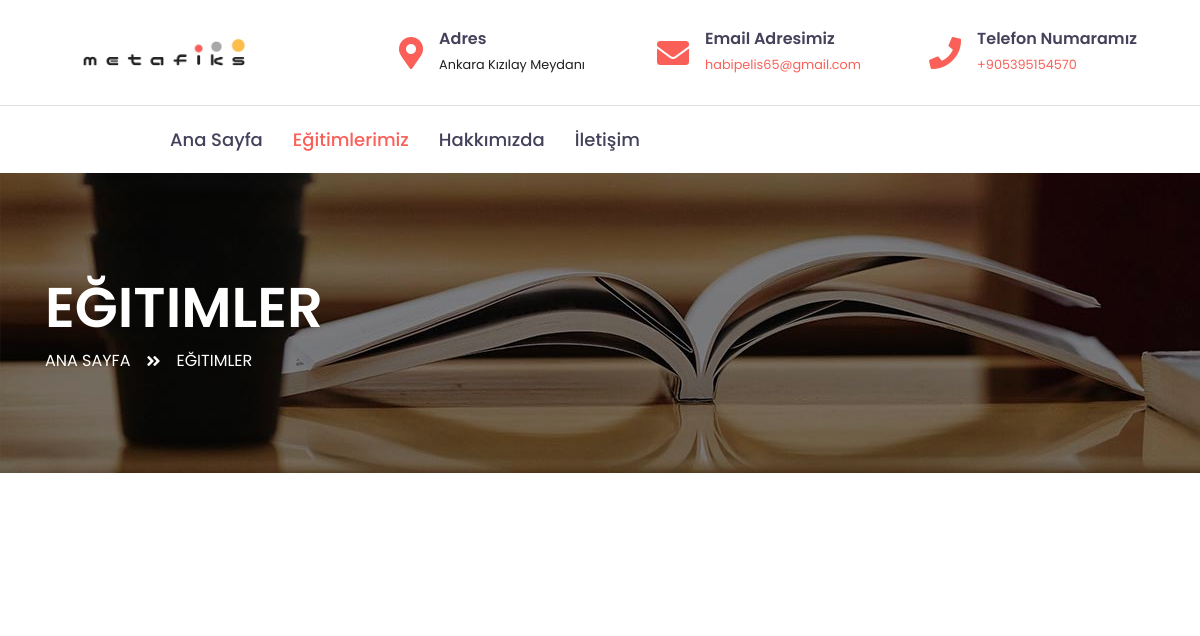
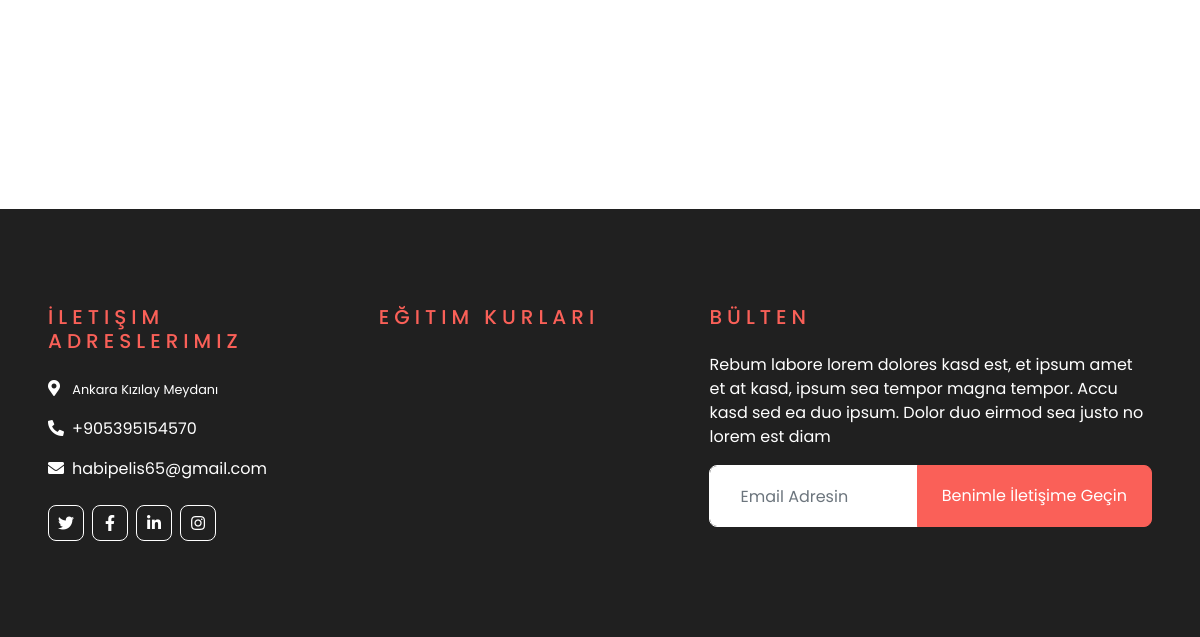
/egitimdetay/2, run on an earlier commit of the app's database (2 pictures, top to bottom).
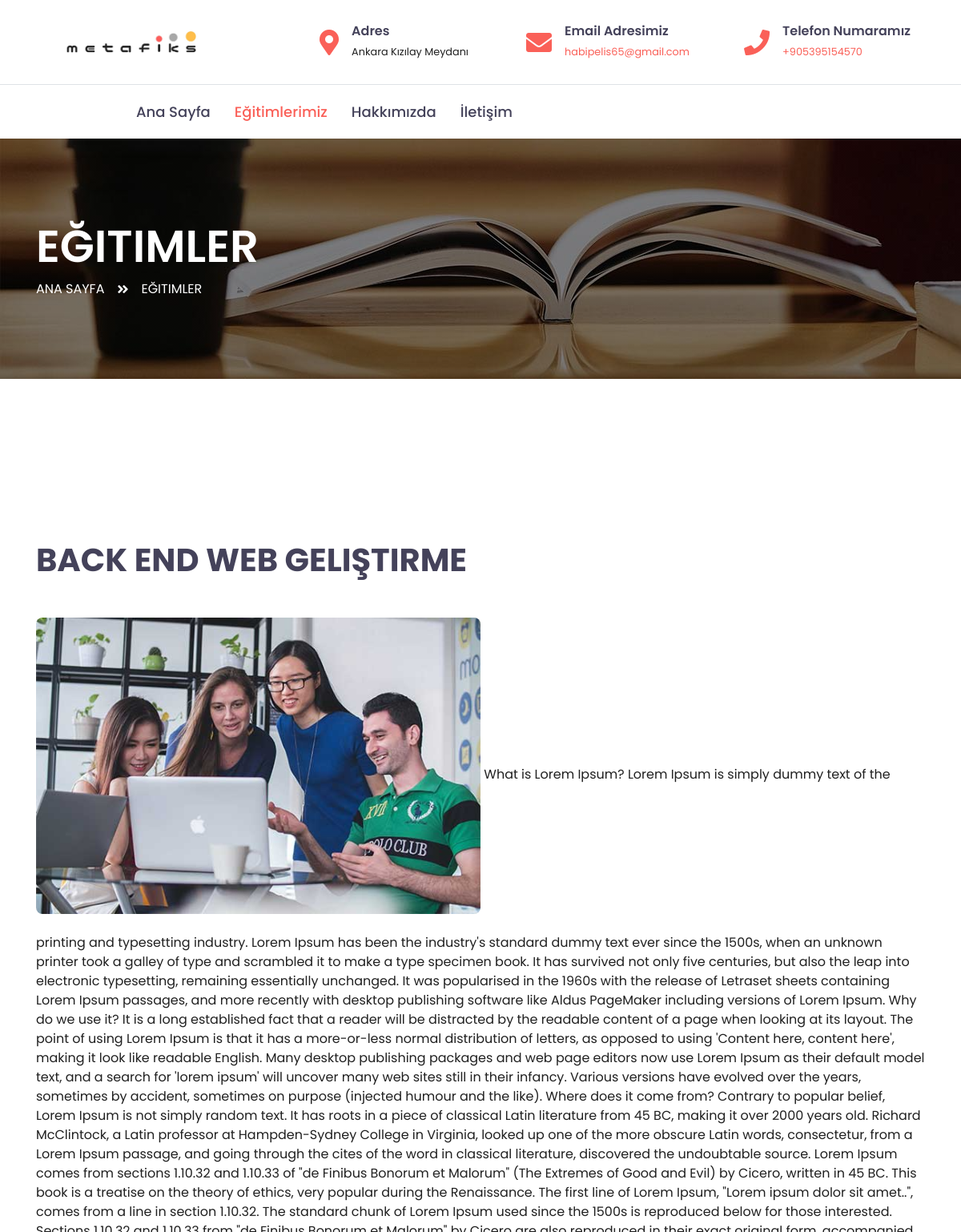
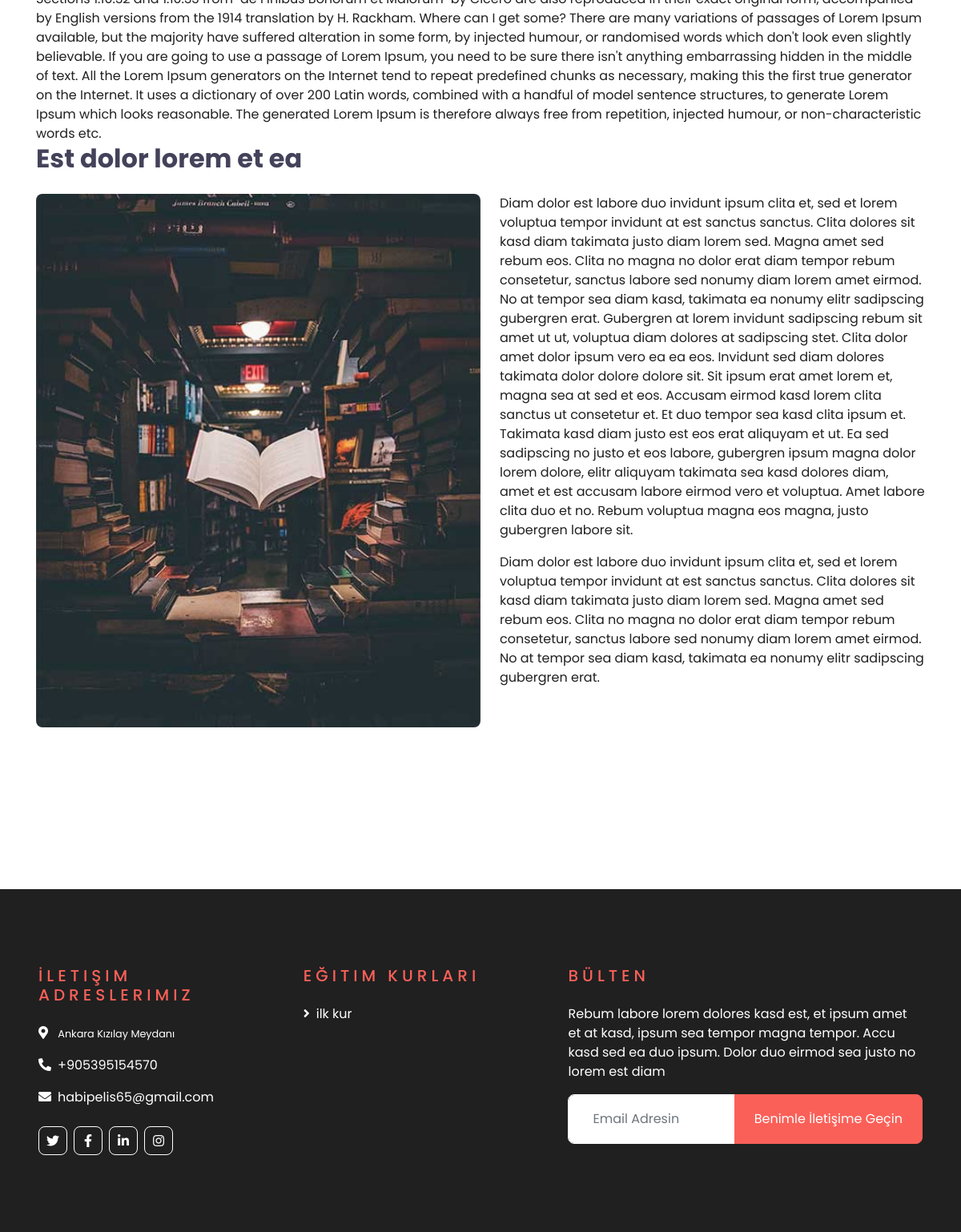
And on a later commit of the database (2 pictures, top to bottom).
### anasayfa/models.py (models this page shows)
class sayfa_logosu(models.Model):
    sayfa_logo = models.FileField(upload_to='logo/',blank = True,null = True,verbose_name="Sayfaya Logo Ekleyin")

class adres(models.Model):
    sirket_adresi = models.CharField(max_length=200)

class email_adres(models.Model):
    sirket_email_adresi = models.EmailField(max_length=200)

class numara(models.Model):
    sirket_numarasi = models.CharField(max_length=11)

### egitimler/models.py (models this page shows, shortened)
class egitimler(models.Model):
    STATUS = (
        ('True', 'Evet'),
        ('False', 'Hayır'),
    )
    kapak_image=models.ImageField(upload_to='images/',null=True)
    category = models.ForeignKey(kategoriler, on_delete=models.CASCADE)
    isim = models.CharField(max_length=150)
    link = models.CharField(max_length=100 , null="True")
    odeme_linki = models.CharField(max_length=255 , null="True")
    keywords = models.CharField(max_length=255)
    aciklama_kart1 = models.CharField(max_length=100)
    aciklama_kart2 = models.CharField(max_length=100)
    aciklama_kart3 = models.CharField(max_length=100)
    aciklama_kart4 = models.CharField(max_length=100)
    aciklama_kart5 = models.CharField(max_length=100)
    egitim_gunleri = models.CharField(max_length=250)
    image=models.ImageField(upload_to='images/',null=False)
    fiyat = models.DecimalField(max_digits=12, decimal_places=2,default=0)
    kontejan=models.IntegerField(default=0)
    urun_sag_metin=RichTextField()
    Durum=models.CharField(max_length=10,choices=STATUS)
    create_at=models.DateTimeField(auto_now_add=True)
    toplam_egitim_saati =models.CharField(max_length=50)
    egitim_tarihi=models.DateTimeField()
    egitim_bitis_tarihi = models.DateTimeField()
    urun_aciklama=RichTextField()
    urun_mufredat=RichTextField()
    urun_tarih_ucret=RichTextField()
    urun_sertifikalar=RichTextField()

class kurlar(models.Model):
    kur_Adi = models.CharField(max_length= 100)

### anasayfa/views.py (the view)
# urls.py: path('egitimdetay/<int:id>',anasayfa.tekli_secimi,name="tekli_secimi"),
def tekli_secimi(request,id):
    kurlarrim = kurlar.objects.all()
    kur = kurlar_secimi.objects.filter(kur_Adi = id).order_by("egitim_tarihi")
    egitim = egit.objects.filter(id = id)
    content = {"adresler":adresler,"email_adresi":email_adresi,
    "logo":logo,"numara":numaras,"facebook":facebook,"insta":insta,"egitim":egitim,
    "twit":twit,"linkdin":linkdin,"egitimleri":egitimleri,"kurlarrim":kurlarrim,"kur":kur}
    return render(request,"egitimler_temps/single.html",content)

### templates/egitimler_temps/single.html (shortened to what this page needs)
{% extends "leyout.html" %}
{% block footer %}
{% include "includes/footer.html" %}
{% endblock footer %}
{% block header %}
    <div class="container-fluid">
        <div class="row border-top px-xl-5">
            <div class="col-lg-1 d-none d-lg-block">
            </div>
            <div class="col-lg-8">
                <nav class="navbar navbar-expand-lg bg-light navbar-light py-3 py-lg-0 px-0">
                    <div class="collapse navbar-collapse justify-content-between" id="navbarCollapse">
                        <div class="navbar-nav py-0">
                            <a href="/" class="nav-item nav-link ">Ana Sayfa</a>
                            <a href="/egitimler/" class="nav-item nav-link active">Eğitimlerimiz</a>
                            <a href="/hakkimizda/" class="nav-item nav-link ">Hakkımızda</a>
                            <a href="/iletisim/" class="nav-item nav-link">İletişim</a>
                        </div>
                    </div>
                </nav>
            </div>
        </div>
    </div>
    <div class="container-fluid page-header" style="margin-bottom: 90px;">
        <div class="container">
            <div class="d-flex flex-column justify-content-center" style="min-height: 300px">
                <h3 class="display-4 text-white text-uppercase">Eğitimler</h3>
                <div class="d-inline-flex text-white">
                    <p class="m-0 text-uppercase"><a class="text-white" href="/">Ana Sayfa</a></p>
                    <i class="fa fa-angle-double-right pt-1 px-3"></i>
                    <p class="m-0 text-uppercase">Eğitimler</p>
                </div>
            </div>
        </div>
    </div>
{% endblock header %}
{% block sidebar %}
    <div class="container-fluid py-5">
        <div class="container py-5">
            <div class="row">
                <div class="col-lg-12">
                {% for i in egitim %}
                    <div class="mb-5">
                        <h1 class="mb-5">{{i.isim}}</h1>
                        <img class="img-fluid rounded w-50 mb-4"  src="{{i.image.url}}" alt="{{i.isim}}">
                            {{i.urun_aciklama|safe}}
                        <h2 class="mb-4">Est dolor lorem et ea</h2>
                        <img class="img-fluid rounded w-50 float-left mr-4 mb-3" src="img/blog-1.jpg" alt="Image">
                        <p>Diam dolor est labore duo invidunt ipsum clita et, sed et lorem voluptua tempor invidunt at
                            est sanctus sanctus. Clita dolores sit kasd diam takimata justo diam lorem sed. Magna amet
                            sed rebum eos. Clita no magna no dolor erat diam tempor rebum consetetur, sanctus labore sed
                            nonumy diam lorem amet eirmod. No at tempor sea diam kasd, takimata ea nonumy elitr
                            sadipscing gubergren erat. Gubergren at lorem invidunt sadipscing rebum sit amet ut ut,
                            voluptua diam dolores at sadipscing stet. Clita dolor amet dolor ipsum vero ea ea eos.
                            Invidunt sed diam dolores takimata dolor dolore dolore sit. Sit ipsum erat amet lorem et,
                            magna sea at sed et eos. Accusam eirmod kasd lorem clita sanctus ut consetetur et. Et duo
                            tempor sea kasd clita ipsum et. Takimata kasd diam justo est eos erat aliquyam et ut. Ea sed
                            sadipscing no justo et eos labore, gubergren ipsum magna dolor lorem dolore, elitr aliquyam
                            takimata sea kasd dolores diam, amet et est accusam labore eirmod vero et voluptua. Amet
                            labore clita duo et no. Rebum voluptua magna eos magna, justo gubergren labore sit.</p>
                        <p>Diam dolor est labore duo invidunt ipsum clita et, sed et lorem voluptua tempor invidunt at
                            est sanctus sanctus. Clita dolores sit kasd diam takimata justo diam lorem sed. Magna amet
                            sed rebum eos. Clita no magna no dolor erat diam tempor rebum consetetur, sanctus labore sed
                            nonumy diam lorem amet eirmod. No at tempor sea diam kasd, takimata ea nonumy elitr
                            sadipscing gubergren erat.</p>
                    </div>
                 {% endfor %}
                </div>
            </div>
        </div>
    </div>
{% endblock sidebar %}

### templates/leyout.html (shortened to what this page needs)
{% load static  %}
<!DOCTYPE html>
<html lang="en">
<head>
    <link href="https://cdnjs.cloudflare.com/ajax/libs/font-awesome/5.10.0/css/all.min.css" rel="stylesheet">
    <link href="lib/owlcarousel/assets/owl.carousel.min.css" rel="stylesheet">
    <link href="{% static 'css/style.css' %}" rel="stylesheet">
</head>
<body>
    <div class="container-fluid d-none d-lg-block">
        <div class="row align-items-center py-4 px-xl-5">
            <div class="col-lg-3">
                <a href="" class="text-decoration-none">
                    <img src="{{logo.sayfa_logo.url}}" width="200"  alt="Metafiks logosu"  >
                </a>
            </div>
            <div class="col-lg-3 text-right">
                <div class="d-inline-flex align-items-center">
                    <i class="fa fa-2x fa-map-marker-alt text-primary mr-3"></i>
                    <div class="text-left">
                        <h6 class="font-weight-semi-bold mb-1">Adres</h6>
                        <small>{{adresler.sirket_adresi}}</small>
                    </div>
                </div>
            </div>
            <div class="col-lg-3 text-right">
                <div class="d-inline-flex align-items-center">
                    <i class="fa fa-2x fa-envelope text-primary mr-3"></i>
                    <div class="text-left">
                        <h6 class="font-weight-semi-bold mb-1">Email Adresimiz</h6>
                        <a href="mailto:{{email_adresi.sirket_email_adresi}}"><small>{{email_adresi.sirket_email_adresi}}</small></a>
                    </div>
                </div>
            </div>
            <div class="col-lg-3 text-right">
                <div class="d-inline-flex align-items-center">
                    <i class="fa fa-2x fa-phone text-primary mr-3"></i>
                    <div class="text-left">
                        <h6 class="font-weight-semi-bold mb-1">Telefon Numaramız</h6>
                        <a href="tel:+9{{numara.sirket_numarasi}}"><small>+9{{numara.sirket_numarasi}}</small></a>
                    </div>
                </div>
            </div>
        </div>
    </div>
   {% block header %}
   {% endblock header %}
    {% block sidebar %}
    {% endblock sidebar %}
    {% block footer %}
    {% endblock footer %}
</body>
</html>

### templates/includes/footer.html
    <div class="container-fluid text-white py-5 px-sm-3 px-lg-5" style="margin-top: 90px; background-color: #202020;">
        <div class="row pt-5">
            <div class="col-lg-7 col-md-12">
                <div class="row">
                    <div class="col-md-6 mb-5">
                        <h5 class="text-primary text-uppercase mb-4" style="letter-spacing: 5px;">İletişim Adreslerimiz</h5>
                        <p><i class="fa fa-map-marker-alt mr-2"></i> <small style="color: white;" >{{adresler.sirket_adresi}}</small></p>
                        <p><i class="fa fa-phone-alt mr-2"></i><a style="color: white;" href="tel:+9{{numara.sirket_numarasi}}">+9{{numara.sirket_numarasi}}</a></p>
                        <p><i class="fa fa-envelope mr-2"></i><a style="color: white;" href="mailto:{{email_adresi.sirket_email_adresi}}">{{email_adresi.sirket_email_adresi}}</a></p>
                        <div class="d-flex justify-content-start mt-4">
                            <a class="btn btn-outline-light btn-square mr-2" href="{{twit.link}}"><i class="fab fa-twitter"></i></a>
                            <a class="btn btn-outline-light btn-square mr-2" href="{{facebook.link}}"><i class="fab fa-facebook-f"></i></a>
                            <a class="btn btn-outline-light btn-square mr-2" href="{{linkdin.link}}"><i class="fab fa-linkedin-in"></i></a>
                            <a class="btn btn-outline-light btn-square" href="{{insta.link}}"><i class="fab fa-instagram"></i></a>
                        </div>
                    </div>
                    <div class="col-md-6 mb-5">
                        <h5 class="text-primary text-uppercase mb-4" style="letter-spacing: 5px;">Eğitim Kurları</h5>
                        <div class="d-flex flex-column justify-content-start">
                            {% for i in kurlarrim %}
                            <a class="text-white mb-2" href="/egitimler/{{i.id}}"><i class="fa fa-angle-right mr-2"></i>{{i.kur_Adi}}</a>
                        {% endfor %}
                        </div>
                    </div>
                </div>
            </div>
            <div class="col-lg-5 col-md-12 mb-5">
                <h5 class="text-primary text-uppercase mb-4" style="letter-spacing: 5px;">Bülten</h5>
                <p>Rebum labore lorem dolores kasd est, et ipsum amet et at kasd, ipsum sea tempor magna tempor. Accu kasd sed ea duo ipsum. Dolor duo eirmod sea justo no lorem est diam</p>
                <div class="w-100">
                        <form class="input-group" >
                        <input type="email" class="form-control border-light" style="padding: 30px;" placeholder="Email Adresin">
                        <div class="input-group-append">
                            <button type="submit" class="btn btn-primary px-4">Benimle İletişime Geçin</button>
                        </div>
                        </form>
                </div>
            </div>
        </div>
    </div>

What changed in the data, as far as the page shows it:
added egitimler: isim "BACK END WEB GELIŞTIRME", image (picture), urun_aciklama "What is Lorem Ipsum? Lorem Ipsum is simply dummy text of the printing and typesetting industry. Lorem Ipsum has been the industry's standard dummy text ever since the 1500s, when an unknown printer took a galley of type and scrambled it to make a type specimen book. It has survived not only five centuries, but also the leap into electronic typesetting, remaining essentially unchanged. It was popularised in the 1960s with the release of Letraset sheets containing Lorem Ipsum passages, and more recently with desktop publishing software like Aldus PageMaker including versions of Lorem Ipsum. Why do we use it? It is a long established fact that a reader will be distracted by the readable…"
added kurlar: kur_Adi "ilk kur"
